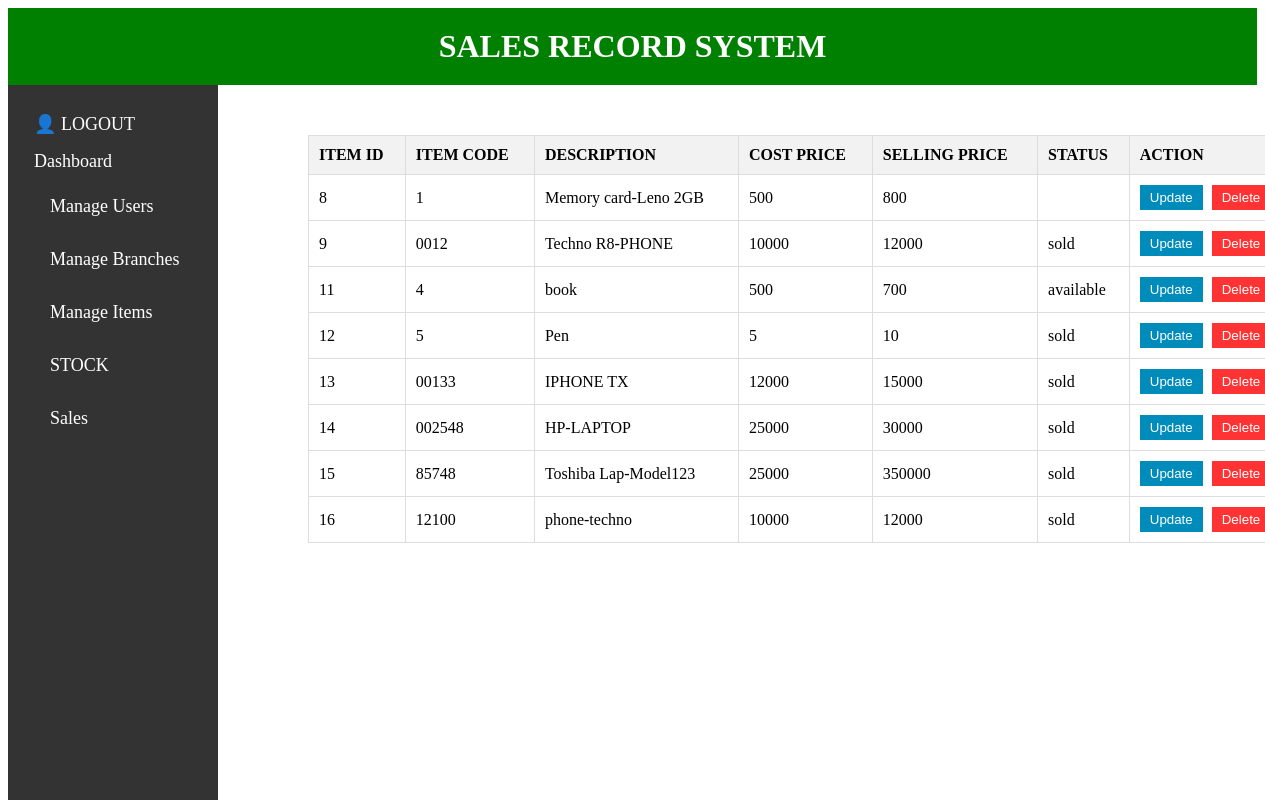
/item_view.php, run on the app's committed database.
### tables this page shows
CREATE TABLE `items` (
  `id` int NOT NULL,
  `itemcode` varchar(1000) NOT NULL,
  `description` varchar(500) NOT NULL,
  `costprice` int NOT NULL,
  `sellingprice` int NOT NULL,
  `status` text
);

### item_view.php (the view, shortened to what this page needs)
<?php
$servername = "localhost";
$username = "root";
$password = "mysql";
$dbname = "salesrecord";
$conn = new mysqli($servername, $username, $password, $dbname);
$sql = "SELECT id, itemcode,description,costprice,sellingprice,status FROM items";
$result = $conn->query($sql);
?>
<!DOCTYPE html>
<html>
<head>
    <div id="header">
        <h1>SALES RECORD SYSTEM</h1>
    </div>
<body>
     <div class="sidebar">
    <a href="login.php">
        <span>&#128100;</span>
        LOGOUT
    </a>
    <a href="admin.php">Dashboard</a>
    <div class="submenu">
        <a href="">Manage Users</a>
    </div>
    <div class="submenu">
        <a href="">Manage Branches</a>
    </div>
    <div class="submenu">
        <a href="">Manage Items</a>
    </div>
    <div class="submenu">
        <a href="">STOCK</a>
    </div>
<div class="submenu">
        <a href="">Sales</a>
    </div>
</div>
    <table>
        <tr>
            <th>ITEM ID</th>
            <th>ITEM CODE</th>
             <th>DESCRIPTION</th>
            <th>COST PRICE</th>
            <th>SELLING PRICE</th>
            <th>STATUS</th>
            <th>ACTION</th>
        </tr>
        <?php
        if ($result->num_rows > 0) {
            while ($row = $result->fetch_assoc()) {
                echo "<tr>";
                echo "<td>" . $row['id'] . "</td>";
                echo "<td>" . $row['itemcode'] . "</td>";
                 echo "<td>" . $row['description'] . "</td>";
                echo "<td>" . $row['costprice'] . "</td>";
                echo "<td>" . $row['sellingprice'] . "</td>";
                echo "<td>" . $row['status'] . "</td>";
                echo "<td class='action-buttons'>
                    <button class='update-btn' onclick='updateUser(" . $row['id'] . ")'>Update</button>
                    <button class='delete-btn' onclick='deleteUser(" . $row['id'] . ")'>Delete</button>
                  </td>";
                echo "</tr>";
            }
        } else {
            echo "<tr><td colspan='8'>No records found.</td></tr>";
        }
        ?>
    </table>
</body>
</html>

### item_view.php (style rules this page uses)
#header { text-align: center; padding: 10px; margin-left: 50; background-color: green; color: #fff; }
h1 { margin: 10px 0; }
table { width: 80%; border-collapse: collapse; margin-top: 50px; margin-left: 300px; }
th, td { border: 1px solid #ddd; padding: 10px; text-align: left; }
th { background-color: #f2f2f2; }
button { padding: 8px 12px; background-color: #008CBA; color: white; border: none; cursor: pointer; margin-right: 5px; }
.sidebar { width: 200px; height: 100%; position: fixed; background-color: #333; padding-top: 20px; padding-left: 10px; color: white; }
.sidebar a { padding: 8px 8px 8px 16px; text-decoration: none; font-size: 18px; color: white; display: block; }
.submenu { padding: 8px 8px 8px 16px; text-decoration: none; font-size: 18px; color: white; display: block; position: relative; }
.action-buttons button { background-color: #008CBA; color: white; border: none; padding: 5px 10px; cursor: pointer; margin-right: 5px; }
.action-buttons button.delete-btn { background-color: #FF3333; }

### data on the page
items: id "8", itemcode "1", description "Memory card-Leno 2GB", costprice "500", sellingprice "800"
items: id "9", itemcode "0012", description "Techno R8-PHONE", costprice "10000", sellingprice "12000", status "sold"
items: id "11", itemcode "4", description "book", costprice "500", sellingprice "700", status "available"
items: id "12", itemcode "5", description "Pen", costprice "5", sellingprice "10", status "sold"
items: id "13", itemcode "00133", description "IPHONE TX", costprice "12000", sellingprice "15000", status "sold"
items: id "14", itemcode "002548", description "HP-LAPTOP", costprice "25000", sellingprice "30000", status "sold"
items: id "15", itemcode "85748", description "Toshiba Lap-Model123", costprice "25000", sellingprice "350000", status "sold"
items: id "16", itemcode "12100", description "phone-techno", costprice "10000", sellingprice "12000", status "sold"
